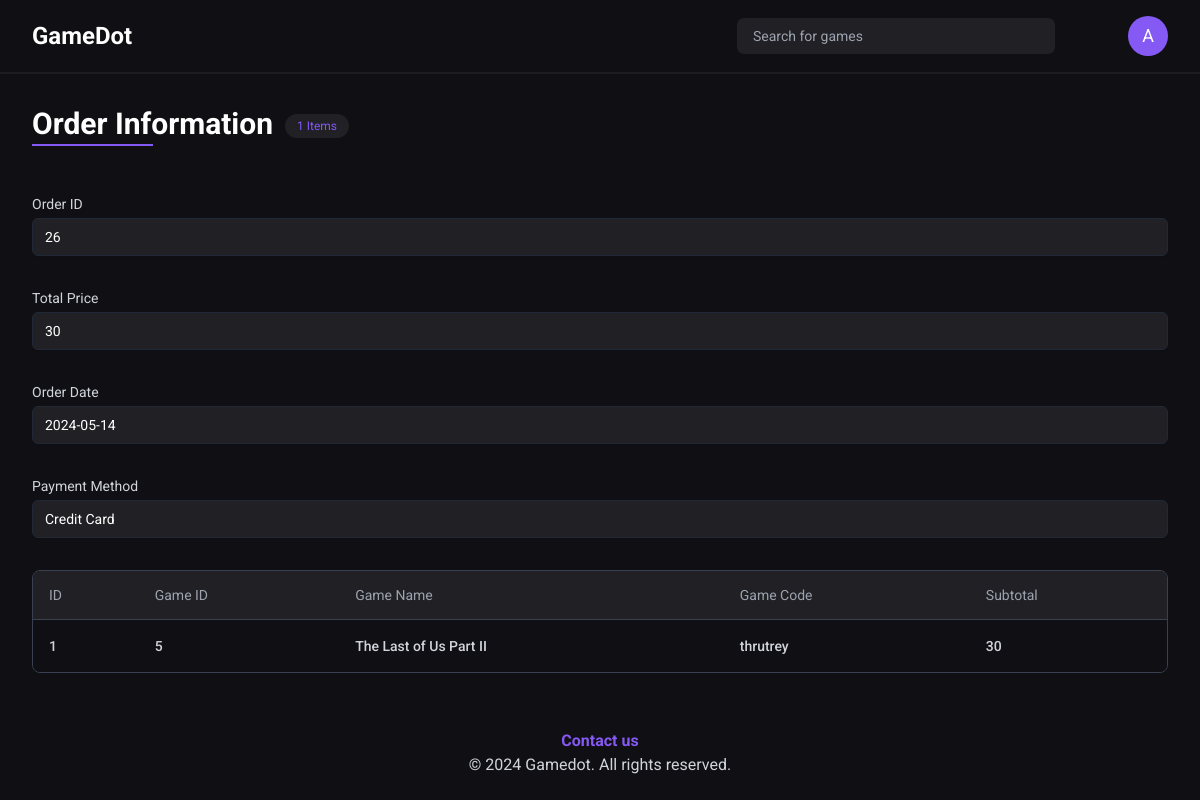
Screenshot of /gamedot/orders/26 (signed in) with the database file from the repository.
### tables this page shows
CREATE TABLE `orders` (
  `id` int(11) NOT NULL,
  `user_id` int(11) DEFAULT NULL,
  `total_price` float DEFAULT NULL,
  `order_date` date DEFAULT current_timestamp(),
  `payment_method` varchar(255) DEFAULT NULL
);

CREATE TABLE `order_items` (
  `id` int(11) NOT NULL,
  `game_id` int(11) DEFAULT NULL,
  `order_id` int(11) DEFAULT NULL,
  `game_code` varchar(50) NOT NULL,
  `subtotal` float DEFAULT NULL
);

CREATE TABLE `games` (
  `id` int(11) NOT NULL,
  `name` varchar(255) DEFAULT NULL,
  `description` text DEFAULT NULL,
  `platform` varchar(30) NOT NULL,
  `price` decimal(10,2) NOT NULL,
  `main_image_url` varchar(255) DEFAULT NULL,
  `age_rating` int(11) DEFAULT NULL,
  `publisher` varchar(100) NOT NULL,
  `release_date` date NOT NULL DEFAULT current_timestamp()
);

### src/user/controllers/order_page.php (called while the page is built, shortened)
<?php
$database = new Database();
$order_id = $_GET['order_id'];
$user_id = $_SESSION['user']['id'];
$orderColumns = [
    'id' => "Order ID",
    'total_price' => "Total Price",
    'order_date' => "Order Date",
    'payment_method' => "Payment Method",
];
$query = 'SELECT * FROM orders WHERE id = :order_id AND user_id = :user_id';
$order = $database->query($query, ['order_id' => $order_id, 'user_id' => $user_id])->q();
$orderItemsColumns = [
    'id' => "ID",
    'game_id' => "Game ID",
    'game_name' => "Game Name",
    'game_code' => "Game Code",
    'subtotal' => "Subtotal",
];
$query = 'SELECT
    order_items.*,
    games.name AS game_name
FROM
    order_items
JOIN
    games ON order_items.game_id = games.id
WHERE
    order_items.order_id = :order_id
';
$orderItems = $database->query($query, ['order_id' => $order_id])->qAll();
foreach ($orderItems as $key => $orderItem) {
    $orderItems[$key]['id'] = $key + 1;
}
require('src/user/views/order_page.view.php');

### core/database.php (called while the page is built, shortened)
<?php
class Database
{
  private $host = 'localhost';
  private $db_name = 'testforweb';
  private $port = '3308';
  private $username = 'root';
  private $connection;
  private $statement;
  public function __construct()
  {
    $this->connection = null;
    try {
      $this->connection = new PDO('mysql:host=' . $this->host . ';port=' . $this->port . ';dbname=' . $this->db_name . ';user=' . $this->username);
      $this->connection->setAttribute(PDO::ATTR_ERRMODE, PDO::ERRMODE_EXCEPTION);
      $this->connection->setAttribute(PDO::ATTR_DEFAULT_FETCH_MODE, PDO::FETCH_ASSOC);
    } catch (PDOException $e) {
      echo 'Connection Error: ' . $e->getMessage();
    }
  }
  public function query($query, $params = [])
  {
    $this->statement = $this->connection->prepare($query);
    $this->statement->execute($params);
    return $this;
  }
  public function qAll()
  {
    return $this->statement->fetchAll();
  }
  public function q()
  {
    return $this->statement->fetch();
  }
}

### src/user/views/order_page.view.php (the view, shortened to what this page needs)
<main>
  <div class="xl:container mx-auto p-8">
    <div class="flex justify-between items-center gap-4 flex-wrap ">
      <div class="flex items-start gap-x-3">
        <h2 class="text-3xl font-bold mb-4 inline-block relative pb-1">
          Order Information
          <span class="absolute bottom-0 left-0 w-1/2 h-0.5 bg-primary"></span>
        </h2>
        <span class="px-3 py-1 text-xs rounded-full bg-secondaryBlack text-primary mt-2"><?= count($orderItems) ?> Items</span>
      </div>
    </div>
    <?php foreach ($orderColumns as $dbcolumn => $column) : ?>
      <div class="mt-8">
        <label for="<?= $dbcolumn ?>" class="block text-sm text-gray-300"><?= $column ?></label>
        <input type="text" name="<?= $dbcolumn ?>" id="<?= $dbcolumn ?>" value="<?= $order[$dbcolumn] ?>" class="bg-secondaryBlack mt-1 block w-full px-3 py-2 border border-gray-800 rounded-md shadow-sm focus:outline-none focus:ring-primary focus:border-primary sm:text-sm" required disabled>
      </div>
    <?php endforeach; ?>
    <section>
      <div class="flex flex-col mt-6">
        <div class="overflow-x-auto ">
          <div class="inline-block min-w-full py-2 align-middle">
            <div class="overflow-hidden border  border-gray-700 md:rounded-lg">
              <table class="min-w-full divide-y divide-gray-700">
                <thead class="bg-secondaryBlack">
                  <tr>
                    <?php
                    foreach ($orderItemsColumns as $column) :
                    ?>
                      <th scope='col' class='px-4 py-3.5 text-sm font-normal text-left rtl:text-right text-gray-400'><?= $column ?></th>
                    <?php endforeach; ?>
                  </tr>
                </thead>
                <tbody class=" divide-y divide-gray-700 bg-myBlack">
                  <?php
                  foreach ($orderItems as $order) : ?>
                    <tr>
                      <?php foreach ($orderItemsColumns as $dbcolumn => $column) : ?>
                        <td class='px-4 py-4 text-sm font-medium text-gray-300 whitespace-nowrap'><?= $order[$dbcolumn]  ?></td>
                      <?php endforeach; ?>
                    </tr>
                  <?php endforeach; ?>
                </tbody>
              </table>
            </div>
          </div>
        </div>
      </div>
    </section>
  </div>
</main>

### rows the page displays
orders: id "26", total_price "30", order_date "2024-05-14", payment_method "Credit Card"
order_items: dbcolumn "1", game "5", game.name "The Last of Us Part II", game_code "thrutrey", subtotal "30"

### other values shown
$_SESSION["user"]["fname"][0] "A"
count($orderItems) "1"
$column "Order ID"
$column "Total Price"
$column "Order Date"
$column "Payment Method"
$column "ID"
$column "Game ID"
$column "Game Name"
$column "Game Code"
$column "Subtotal"
